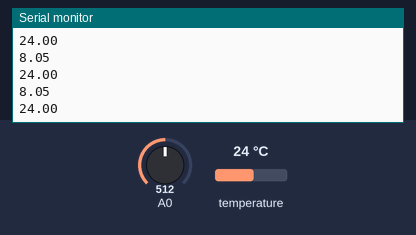
The sketch below on a simulated Arduino Uno, built with avr-gcc and run on an emulated ATmega328P. On the bench: the last lines printed to the serial monitor. The inputs (shaded band) are chosen by the test bench; at power-on: temperature 24 °C, A0 = 512.

Above: at 1.2 s.
1.3 s: temperature set to 12 °C
At 1.48 s:
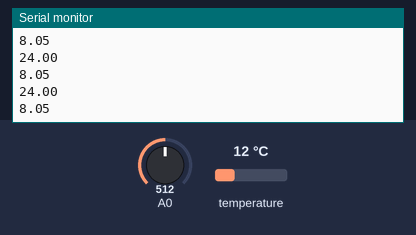
2.8 s: A0 set to 716
At 3.17 s:
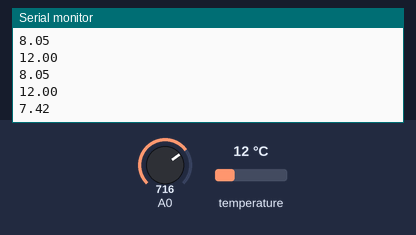
4.3 s: temperature set to 19 °C
At 4.44 s:
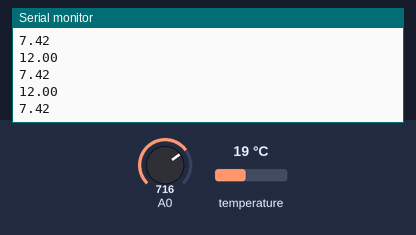
5.8 s: A0 set to 900
At 6.13 s:
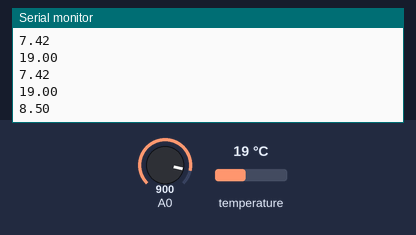
Timing chart, 0 to 8.3 s (numbered marks = the images above; inputs shaded):
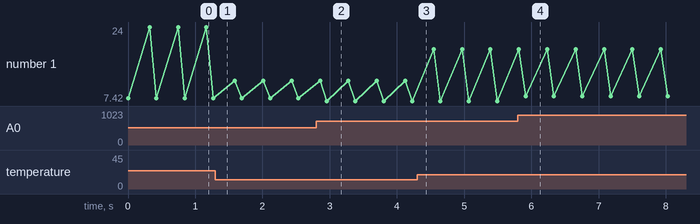

The sketch:

Temp_and_pH_Sensor.ino
```cpp
#include <OneWire.h>
#include <Wire.h>

int DS18S20_Pin = 2; // DS18S20 Signal pin on digital 2
int pH_Read;
float Voltage;

// Temperature chip i/o
OneWire ds(DS18S20_Pin); // on digital pin 2

void setup()
{
  Serial.begin(9600);
   Wire.begin();
   pinMode(pH_Read, INPUT);
}

void loop()
{
  float pH = getpH();
  Serial.println(pH);
  delay(300);

  float temperature = getTemp(); // sensor suhu
  Serial.println(temperature);

  delay(100); // just here to slow down the output so it is easier to read
}
float getpH()
{
  pH_Read = analogRead(A0);
  Voltage = 1000 * pH_Read * (5.0 / 1023.0);
  float pHconvert = 7 - Voltage/57.14;
  return pHconvert;
}

float getTemp()
{
    // returns the temperature from one DS18S20 in DEG Celsius

    byte data[12];
    byte addr[8];

    if (!ds.search(addr))
    {
        // no more sensors on chain, reset search
        ds.reset_search();
        return -1000;
    }

    if (OneWire::crc8(addr, 7) != addr[7])
    {
        Serial.println("CRC is not valid!");
        return -1000;
    }

    if (addr[0] != 0x10 && addr[0] != 0x28)
    {
        Serial.print("Device is not recognized");
        return -1000;
    }

    ds.reset();
    ds.select(addr);
    ds.write(0x44, 1); // start conversion, with parasite power on at the end

    byte present = ds.reset();
    ds.select(addr);
    ds.write(0xBE); // Read Scratchpad

    for (int i = 0; i < 9; i++)
    { // we need 9 bytes
        data[i] = ds.read();
    }

    ds.reset_search();

    byte MSB = data[1];
    byte LSB = data[0];

    float tempRead = ((MSB << 8) | LSB); // using two's compliment
    float TemperatureSum = tempRead / 16;


    return TemperatureSum;
}
```

Measured:
- after the input at 2.8 s, the serial monitor: prints a new line after 0.16 s (image 2)
- after the input at 5.8 s, the serial monitor: prints a new line after 0.11 s (image 4)
- plotted number 1: 8.05 → 7.42 after the input at 2.8 s, 7.42 → 8.5 after the input at 5.8 s
